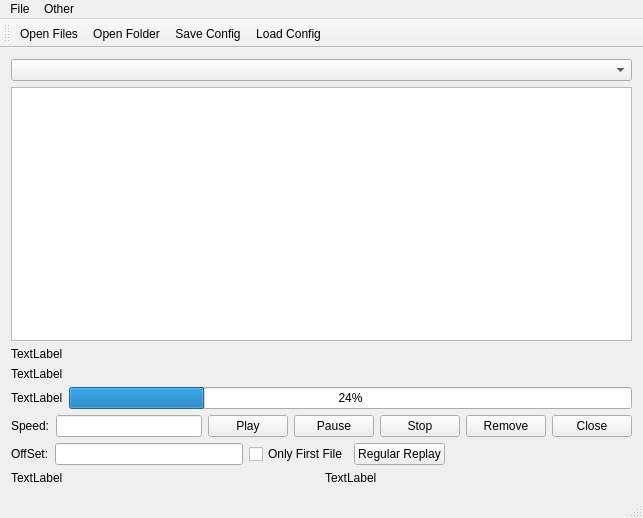
<?xml version="1.0" encoding="UTF-8"?>
<ui version="4.0">
 <class>QTPcapReplayClass</class>
 <widget class="QMainWindow" name="QTPcapReplayClass">
  <property name="geometry">
   <rect>
    <x>0</x>
    <y>0</y>
    <width>643</width>
    <height>518</height>
   </rect>
  </property>
  <property name="windowTitle">
   <string>QTPcapReplay</string>
  </property>
  <property name="windowIcon">
   <iconset>
    <normaloff>images.png</normaloff>images.png</iconset>
  </property>
  <widget class="QWidget" name="centralWidget">
   <layout class="QVBoxLayout" name="verticalLayout_2">
    <item>
     <widget class="QComboBox" name="IPComboBox"/>
    </item>
    <item>
     <widget class="QListWidget" name="listWidget">
      <property name="movement">
       <enum>QListView::Static</enum>
      </property>
      <property name="resizeMode">
       <enum>QListView::Fixed</enum>
      </property>
     </widget>
    </item>
    <item>
     <widget class="QLabel" name="schedulerStatus">
      <property name="text">
       <string>TextLabel</string>
      </property>
     </widget>
    </item>
    <item>
     <widget class="QLabel" name="StatusReportLabel">
      <property name="text">
       <string>TextLabel</string>
      </property>
     </widget>
    </item>
    <item>
     <layout class="QVBoxLayout" name="verticalLayout">
      <item>
       <layout class="QHBoxLayout" name="horizontalLayout_2">
        <item>
         <widget class="QLabel" name="curPcapPackage">
          <property name="text">
           <string>TextLabel</string>
          </property>
         </widget>
        </item>
        <item>
         <widget class="QProgressBar" name="progressBar">
          <property name="maximum">
           <number>100</number>
          </property>
          <property name="value">
           <number>24</number>
          </property>
         </widget>
        </item>
       </layout>
      </item>
      <item>
       <layout class="QHBoxLayout" name="horizontalLayout">
        <item>
         <widget class="QLabel" name="label">
          <property name="text">
           <string>Speed:</string>
          </property>
         </widget>
        </item>
        <item>
         <widget class="QLineEdit" name="speed_LineEdit"/>
        </item>
        <item>
         <widget class="QPushButton" name="startReplayButton">
          <property name="text">
           <string>Play</string>
          </property>
         </widget>
        </item>
        <item>
         <widget class="QPushButton" name="pauseReplayButton">
          <property name="text">
           <string>Pause</string>
          </property>
         </widget>
        </item>
        <item>
         <widget class="QPushButton" name="stopReplayButton">
          <property name="text">
           <string>Stop</string>
          </property>
         </widget>
        </item>
        <item>
         <widget class="QPushButton" name="removeFileButton">
          <property name="text">
           <string>Remove</string>
          </property>
         </widget>
        </item>
        <item>
         <widget class="QPushButton" name="exitAppButton">
          <property name="text">
           <string>Close</string>
          </property>
         </widget>
        </item>
       </layout>
      </item>
     </layout>
    </item>
    <item>
     <layout class="QHBoxLayout" name="horizontalLayout_3">
      <item>
       <widget class="QLabel" name="label_2">
        <property name="text">
         <string>OffSet:</string>
        </property>
       </widget>
      </item>
      <item>
       <widget class="QLineEdit" name="offSet_lineEdit"/>
      </item>
      <item>
       <widget class="QCheckBox" name="onlyFirstFile_checkbox">
        <property name="text">
         <string>Only First File</string>
        </property>
       </widget>
      </item>
      <item>
       <widget class="QPushButton" name="regularReplayButton">
        <property name="text">
         <string>Regular Replay</string>
        </property>
       </widget>
      </item>
      <item>
       <spacer name="horizontalSpacer">
        <property name="orientation">
         <enum>Qt::Horizontal</enum>
        </property>
        <property name="sizeHint" stdset="0">
         <size>
          <width>40</width>
          <height>20</height>
         </size>
        </property>
       </spacer>
      </item>
     </layout>
    </item>
    <item>
     <layout class="QHBoxLayout" name="horizontalLayout_4">
      <item>
       <widget class="QLabel" name="netSpeedMon">
        <property name="text">
         <string>TextLabel</string>
        </property>
       </widget>
      </item>
      <item>
       <widget class="QLabel" name="packetTimeLabel">
        <property name="text">
         <string>TextLabel</string>
        </property>
       </widget>
      </item>
     </layout>
    </item>
   </layout>
  </widget>
  <widget class="QMenuBar" name="menuBar">
   <property name="geometry">
    <rect>
     <x>0</x>
     <y>0</y>
     <width>643</width>
     <height>21</height>
    </rect>
   </property>
   <widget class="QMenu" name="menuFile">
    <property name="title">
     <string>File</string>
    </property>
    <addaction name="actionFiles"/>
    <addaction name="actionFrom_Folder"/>
    <addaction name="separator"/>
    <addaction name="actionLoad_Config"/>
    <addaction name="actionSave_Config"/>
    <addaction name="separator"/>
    <addaction name="actionClose"/>
   </widget>
   <widget class="QMenu" name="menuOther">
    <property name="title">
     <string>Other</string>
    </property>
    <addaction name="actionNew_Window"/>
    <addaction name="actionNew_Window_Dynamic"/>
    <addaction name="separator"/>
    <addaction name="actionScheduler"/>
   </widget>
   <addaction name="menuFile"/>
   <addaction name="menuOther"/>
  </widget>
  <widget class="QToolBar" name="mainToolBar">
   <attribute name="toolBarArea">
    <enum>TopToolBarArea</enum>
   </attribute>
   <attribute name="toolBarBreak">
    <bool>false</bool>
   </attribute>
   <addaction name="actionFiles"/>
   <addaction name="actionFrom_Folder"/>
   <addaction name="actionSave_Config"/>
   <addaction name="actionLoad_Config"/>
  </widget>
  <widget class="QStatusBar" name="statusBar"/>
  <action name="actionFiles">
   <property name="text">
    <string>Open Files...</string>
   </property>
  </action>
  <action name="actionFrom_Folder">
   <property name="text">
    <string>Open Folder...</string>
   </property>
  </action>
  <action name="actionClose">
   <property name="text">
    <string>Close</string>
   </property>
  </action>
  <action name="actionNew_Window">
   <property name="text">
    <string>New Window</string>
   </property>
  </action>
  <action name="actionNew_Window_Dynamic">
   <property name="text">
    <string>New Window Dynamic</string>
   </property>
  </action>
  <action name="actionSchduler">
   <property name="text">
    <string>Schduler</string>
   </property>
  </action>
  <action name="actionScheduler">
   <property name="text">
    <string>Scheduler</string>
   </property>
  </action>
  <action name="actionSave_Config">
   <property name="text">
    <string>Save Config</string>
   </property>
  </action>
  <action name="actionLoad_Config">
   <property name="text">
    <string>Load Config</string>
   </property>
  </action>
 </widget>
 <layoutdefault spacing="6" margin="11"/>
 <resources>
  <include location="qtpcapreplay.qrc"/>
 </resources>
 <connections/>
 <slots>
  <slot>onFileOpen()</slot>
  <slot>onFolderOpen()</slot>
  <slot>onFileExit()</slot>
  <slot>onItemActivated()</slot>
  <slot>removeFile()</slot>
 </slots>
</ui>
